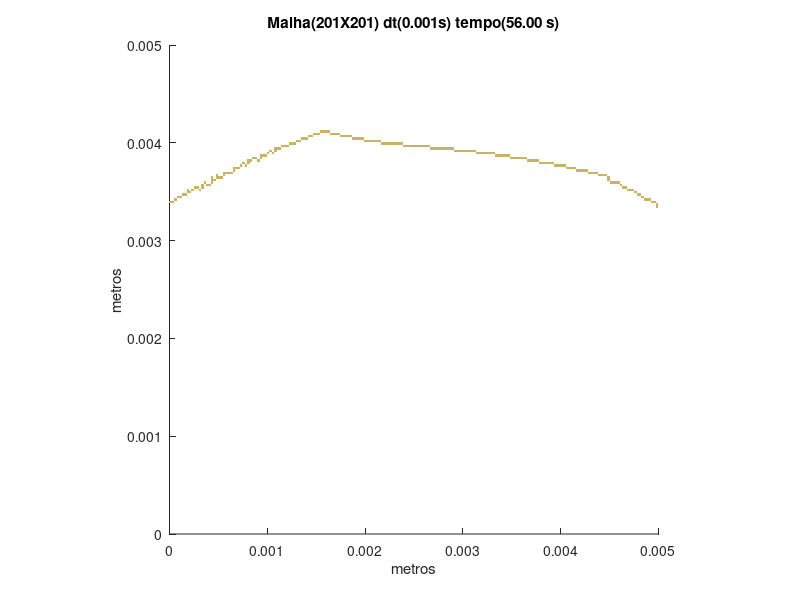

Here is the MATLAB script that generated this plot:
set (gca,'PlotBoxAspectRatio',[1 1 1],'Xlim',[0,0.005],'Ylim',[0,0.005])
hold on
title('Malha(201X201) dt(0.001s) tempo(56.00 s)')
hold on
ylabel('metros')
hold on
xlabel('metros')
hold on

fill([0.00497512437810945 0.00497512437810945 0.005 0.005],[0.00333333333333333 0.00335820895522388 0.00335820895522388 0.00333333333333333],[0.8,0.7,0.4],'LineStyle','none')

fill([0.00497512437810945 0.00497512437810945 0.005 0.005],[0.00335820895522388 0.00338308457711443 0.00338308457711443 0.00335820895522388],[0.8,0.7,0.4],'LineStyle','none')

fill([0 0 2.48756218905473E-05 2.48756218905473E-05],[0.00338308457711443 0.00340796019900498 0.00340796019900498 0.00338308457711443],[0.8,0.7,0.4],'LineStyle','none')

fill([2.48756218905473E-05 2.48756218905473E-05 4.97512437810945E-05 4.97512437810945E-05],[0.00338308457711443 0.00340796019900498 0.00340796019900498 0.00338308457711443],[0.8,0.7,0.4],'LineStyle','none')

fill([0.00492537313432836 0.00492537313432836 0.00495024875621891 0.00495024875621891],[0.00338308457711443 0.00340796019900498 0.00340796019900498 0.00338308457711443],[0.8,0.7,0.4],'LineStyle','none')

fill([0.00495024875621891 0.00495024875621891 0.00497512437810945 0.00497512437810945],[0.00338308457711443 0.00340796019900498 0.00340796019900498 0.00338308457711443],[0.8,0.7,0.4],'LineStyle','none')

fill([4.97512437810945E-05 4.97512437810945E-05 7.46268656716418E-05 7.46268656716418E-05],[0.00340796019900498 0.00343283582089552 0.00343283582089552 0.00340796019900498],[0.8,0.7,0.4],'LineStyle','none')

fill([0.00485074626865672 0.00485074626865672 0.00487562189054726 0.00487562189054726],[0.00340796019900498 0.00343283582089552 0.00343283582089552 0.00340796019900498],[0.8,0.7,0.4],'LineStyle','none')

fill([0.00487562189054726 0.00487562189054726 0.00490049751243781 0.00490049751243781],[0.00340796019900498 0.00343283582089552 0.00343283582089552 0.00340796019900498],[0.8,0.7,0.4],'LineStyle','none')

fill([0.00490049751243781 0.00490049751243781 0.00492537313432836 0.00492537313432836],[0.00340796019900498 0.00343283582089552 0.00343283582089552 0.00340796019900498],[0.8,0.7,0.4],'LineStyle','none')

fill([7.46268656716418E-05 7.46268656716418E-05 9.95024875621891E-05 9.95024875621891E-05],[0.00343283582089552 0.00345771144278607 0.00345771144278607 0.00343283582089552],[0.8,0.7,0.4],'LineStyle','none')

fill([9.95024875621891E-05 9.95024875621891E-05 0.000124378109452736 0.000124378109452736],[0.00343283582089552 0.00345771144278607 0.00345771144278607 0.00343283582089552],[0.8,0.7,0.4],'LineStyle','none')

fill([0.00482587064676617 0.00482587064676617 0.00485074626865672 0.00485074626865672],[0.00343283582089552 0.00345771144278607 0.00345771144278607 0.00343283582089552],[0.8,0.7,0.4],'LineStyle','none')

fill([0.000124378109452736 0.000124378109452736 0.000149253731343284 0.000149253731343284],[0.00345771144278607 0.00348258706467662 0.00348258706467662 0.00345771144278607],[0.8,0.7,0.4],'LineStyle','none')

fill([0.000149253731343284 0.000149253731343284 0.000174129353233831 0.000174129353233831],[0.00345771144278607 0.00348258706467662 0.00348258706467662 0.00345771144278607],[0.8,0.7,0.4],'LineStyle','none')

fill([0.00477611940298507 0.00477611940298507 0.00480099502487562 0.00480099502487562],[0.00345771144278607 0.00348258706467662 0.00348258706467662 0.00345771144278607],[0.8,0.7,0.4],'LineStyle','none')

fill([0.00480099502487562 0.00480099502487562 0.00482587064676617 0.00482587064676617],[0.00345771144278607 0.00348258706467662 0.00348258706467662 0.00345771144278607],[0.8,0.7,0.4],'LineStyle','none')

fill([0.000174129353233831 0.000174129353233831 0.000199004975124378 0.000199004975124378],[0.00348258706467662 0.00350746268656716 0.00350746268656716 0.00348258706467662],[0.8,0.7,0.4],'LineStyle','none')

fill([0.000199004975124378 0.000199004975124378 0.000223880597014925 0.000223880597014925],[0.00348258706467662 0.00350746268656716 0.00350746268656716 0.00348258706467662],[0.8,0.7,0.4],'LineStyle','none')

fill([0.00475124378109453 0.00475124378109453 0.00477611940298507 0.00477611940298507],[0.00348258706467662 0.00350746268656716 0.00350746268656716 0.00348258706467662],[0.8,0.7,0.4],'LineStyle','none')

fill([0.000174129353233831 0.000174129353233831 0.000199004975124378 0.000199004975124378],[0.00350746268656716 0.00353233830845771 0.00353233830845771 0.00350746268656716],[0.8,0.7,0.4],'LineStyle','none')

fill([0.000223880597014925 0.000223880597014925 0.000248756218905473 0.000248756218905473],[0.00350746268656716 0.00353233830845771 0.00353233830845771 0.00350746268656716],[0.8,0.7,0.4],'LineStyle','none')

fill([0.000298507462686567 0.000298507462686567 0.000323383084577114 0.000323383084577114],[0.00350746268656716 0.00353233830845771 0.00353233830845771 0.00350746268656716],[0.8,0.7,0.4],'LineStyle','none')

fill([0.00467661691542289 0.00467661691542289 0.00470149253731343 0.00470149253731343],[0.00350746268656716 0.00353233830845771 0.00353233830845771 0.00350746268656716],[0.8,0.7,0.4],'LineStyle','none')

fill([0.00470149253731343 0.00470149253731343 0.00472636815920398 0.00472636815920398],[0.00350746268656716 0.00353233830845771 0.00353233830845771 0.00350746268656716],[0.8,0.7,0.4],'LineStyle','none')

fill([0.00472636815920398 0.00472636815920398 0.00475124378109453 0.00475124378109453],[0.00350746268656716 0.00353233830845771 0.00353233830845771 0.00350746268656716],[0.8,0.7,0.4],'LineStyle','none')

fill([0.000248756218905473 0.000248756218905473 0.00027363184079602 0.00027363184079602],[0.00353233830845771 0.00355721393034826 0.00355721393034826 0.00353233830845771],[0.8,0.7,0.4],'LineStyle','none')

fill([0.00027363184079602 0.00027363184079602 0.000298507462686567 0.000298507462686567],[0.00353233830845771 0.00355721393034826 0.00355721393034826 0.00353233830845771],[0.8,0.7,0.4],'LineStyle','none')

fill([0.000323383084577114 0.000323383084577114 0.000348258706467662 0.000348258706467662],[0.00353233830845771 0.00355721393034826 0.00355721393034826 0.00353233830845771],[0.8,0.7,0.4],'LineStyle','none')

fill([0.00462686567164179 0.00462686567164179 0.00465174129353234 0.00465174129353234],[0.00353233830845771 0.00355721393034826 0.00355721393034826 0.00353233830845771],[0.8,0.7,0.4],'LineStyle','none')

fill([0.00465174129353234 0.00465174129353234 0.00467661691542289 0.00467661691542289],[0.00353233830845771 0.00355721393034826 0.00355721393034826 0.00353233830845771],[0.8,0.7,0.4],'LineStyle','none')

fill([0.000323383084577114 0.000323383084577114 0.000348258706467662 0.000348258706467662],[0.00355721393034826 0.00358208955223881 0.00358208955223881 0.00355721393034826],[0.8,0.7,0.4],'LineStyle','none')

fill([0.000373134328358209 0.000373134328358209 0.000398009950248756 0.000398009950248756],[0.00355721393034826 0.00358208955223881 0.00358208955223881 0.00355721393034826],[0.8,0.7,0.4],'LineStyle','none')

fill([0.000398009950248756 0.000398009950248756 0.000422885572139303 0.000422885572139303],[0.00355721393034826 0.00358208955223881 0.00358208955223881 0.00355721393034826],[0.8,0.7,0.4],'LineStyle','none')

fill([0.00460199004975124 0.00460199004975124 0.00462686567164179 0.00462686567164179],[0.00355721393034826 0.00358208955223881 0.00358208955223881 0.00355721393034826],[0.8,0.7,0.4],'LineStyle','none')

fill([0.000348258706467662 0.000348258706467662 0.000373134328358209 0.000373134328358209],[0.00358208955223881 0.00360696517412935 0.00360696517412935 0.00358208955223881],[0.8,0.7,0.4],'LineStyle','none')

fill([0.000422885572139303 0.000422885572139303 0.000447761194029851 0.000447761194029851],[0.00358208955223881 0.00360696517412935 0.00360696517412935 0.00358208955223881],[0.8,0.7,0.4],'LineStyle','none')

fill([0.00450248756218905 0.00450248756218905 0.0045273631840796 0.0045273631840796],[0.00358208955223881 0.00360696517412935 0.00360696517412935 0.00358208955223881],[0.8,0.7,0.4],'LineStyle','none')

fill([0.0045273631840796 0.0045273631840796 0.00455223880597015 0.00455223880597015],[0.00358208955223881 0.00360696517412935 0.00360696517412935 0.00358208955223881],[0.8,0.7,0.4],'LineStyle','none')

fill([0.00455223880597015 0.00455223880597015 0.0045771144278607 0.0045771144278607],[0.00358208955223881 0.00360696517412935 0.00360696517412935 0.00358208955223881],[0.8,0.7,0.4],'LineStyle','none')

fill([0.0045771144278607 0.0045771144278607 0.00460199004975124 0.00460199004975124],[0.00358208955223881 0.00360696517412935 0.00360696517412935 0.00358208955223881],[0.8,0.7,0.4],'LineStyle','none')

fill([0.000422885572139303 0.000422885572139303 0.000447761194029851 0.000447761194029851],[0.00360696517412935 0.0036318407960199 0.0036318407960199 0.00360696517412935],[0.8,0.7,0.4],'LineStyle','none')

fill([0.000447761194029851 0.000447761194029851 0.000472636815920398 0.000472636815920398],[0.00360696517412935 0.0036318407960199 0.0036318407960199 0.00360696517412935],[0.8,0.7,0.4],'LineStyle','none')

fill([0.00447761194029851 0.00447761194029851 0.00450248756218905 0.00450248756218905],[0.00360696517412935 0.0036318407960199 0.0036318407960199 0.00360696517412935],[0.8,0.7,0.4],'LineStyle','none')

fill([0.000422885572139303 0.000422885572139303 0.000447761194029851 0.000447761194029851],[0.0036318407960199 0.00365671641791045 0.00365671641791045 0.0036318407960199],[0.8,0.7,0.4],'LineStyle','none')

fill([0.000472636815920398 0.000472636815920398 0.000497512437810945 0.000497512437810945],[0.0036318407960199 0.00365671641791045 0.00365671641791045 0.0036318407960199],[0.8,0.7,0.4],'LineStyle','none')

fill([0.000497512437810945 0.000497512437810945 0.000522388059701492 0.000522388059701492],[0.0036318407960199 0.00365671641791045 0.00365671641791045 0.0036318407960199],[0.8,0.7,0.4],'LineStyle','none')

fill([0.000522388059701492 0.000522388059701492 0.00054726368159204 0.00054726368159204],[0.0036318407960199 0.00365671641791045 0.00365671641791045 0.0036318407960199],[0.8,0.7,0.4],'LineStyle','none')

fill([0.00447761194029851 0.00447761194029851 0.00450248756218905 0.00450248756218905],[0.0036318407960199 0.00365671641791045 0.00365671641791045 0.0036318407960199],[0.8,0.7,0.4],'LineStyle','none')

fill([0.000472636815920398 0.000472636815920398 0.000497512437810945 0.000497512437810945],[0.00365671641791045 0.003681592039801 0.003681592039801 0.00365671641791045],[0.8,0.7,0.4],'LineStyle','none')

fill([0.00054726368159204 0.00054726368159204 0.000572139303482587 0.000572139303482587],[0.00365671641791045 0.003681592039801 0.003681592039801 0.00365671641791045],[0.8,0.7,0.4],'LineStyle','none')

fill([0.00437810945273632 0.00437810945273632 0.00440298507462687 0.00440298507462687],[0.00365671641791045 0.003681592039801 0.003681592039801 0.00365671641791045],[0.8,0.7,0.4],'LineStyle','none')

fill([0.00440298507462687 0.00440298507462687 0.00442786069651741 0.00442786069651741],[0.00365671641791045 0.003681592039801 0.003681592039801 0.00365671641791045],[0.8,0.7,0.4],'LineStyle','none')

fill([0.00442786069651741 0.00442786069651741 0.00445273631840796 0.00445273631840796],[0.00365671641791045 0.003681592039801 0.003681592039801 0.00365671641791045],[0.8,0.7,0.4],'LineStyle','none')

fill([0.00445273631840796 0.00445273631840796 0.00447761194029851 0.00447761194029851],[0.00365671641791045 0.003681592039801 0.003681592039801 0.00365671641791045],[0.8,0.7,0.4],'LineStyle','none')

fill([0.00054726368159204 0.00054726368159204 0.000572139303482587 0.000572139303482587],[0.003681592039801 0.00370646766169154 0.00370646766169154 0.003681592039801],[0.8,0.7,0.4],'LineStyle','none')

fill([0.000572139303482587 0.000572139303482587 0.000597014925373134 0.000597014925373134],[0.003681592039801 0.00370646766169154 0.00370646766169154 0.003681592039801],[0.8,0.7,0.4],'LineStyle','none')

fill([0.000597014925373134 0.000597014925373134 0.000621890547263682 0.000621890547263682],[0.003681592039801 0.00370646766169154 0.00370646766169154 0.003681592039801],[0.8,0.7,0.4],'LineStyle','none')

fill([0.000621890547263682 0.000621890547263682 0.000646766169154229 0.000646766169154229],[0.003681592039801 0.00370646766169154 0.00370646766169154 0.003681592039801],[0.8,0.7,0.4],'LineStyle','none')

fill([0.00427860696517413 0.00427860696517413 0.00430348258706468 0.00430348258706468],[0.003681592039801 0.00370646766169154 0.00370646766169154 0.003681592039801],[0.8,0.7,0.4],'LineStyle','none')

fill([0.00430348258706468 0.00430348258706468 0.00432835820895522 0.00432835820895522],[0.003681592039801 0.00370646766169154 0.00370646766169154 0.003681592039801],[0.8,0.7,0.4],'LineStyle','none')

fill([0.00432835820895522 0.00432835820895522 0.00435323383084577 0.00435323383084577],[0.003681592039801 0.00370646766169154 0.00370646766169154 0.003681592039801],[0.8,0.7,0.4],'LineStyle','none')

fill([0.00435323383084577 0.00435323383084577 0.00437810945273632 0.00437810945273632],[0.003681592039801 0.00370646766169154 0.00370646766169154 0.003681592039801],[0.8,0.7,0.4],'LineStyle','none')

fill([0.000646766169154229 0.000646766169154229 0.000671641791044776 0.000671641791044776],[0.00370646766169154 0.00373134328358209 0.00373134328358209 0.00370646766169154],[0.8,0.7,0.4],'LineStyle','none')

fill([0.00415422885572139 0.00415422885572139 0.00417910447761194 0.00417910447761194],[0.00370646766169154 0.00373134328358209 0.00373134328358209 0.00370646766169154],[0.8,0.7,0.4],'LineStyle','none')

fill([0.00417910447761194 0.00417910447761194 0.00420398009950249 0.00420398009950249],[0.00370646766169154 0.00373134328358209 0.00373134328358209 0.00370646766169154],[0.8,0.7,0.4],'LineStyle','none')

fill([0.00420398009950249 0.00420398009950249 0.00422885572139303 0.00422885572139303],[0.00370646766169154 0.00373134328358209 0.00373134328358209 0.00370646766169154],[0.8,0.7,0.4],'LineStyle','none')

fill([0.00422885572139303 0.00422885572139303 0.00425373134328358 0.00425373134328358],[0.00370646766169154 0.00373134328358209 0.00373134328358209 0.00370646766169154],[0.8,0.7,0.4],'LineStyle','none')

fill([0.00425373134328358 0.00425373134328358 0.00427860696517413 0.00427860696517413],[0.00370646766169154 0.00373134328358209 0.00373134328358209 0.00370646766169154],[0.8,0.7,0.4],'LineStyle','none')

fill([0.000646766169154229 0.000646766169154229 0.000671641791044776 0.000671641791044776],[0.00373134328358209 0.00375621890547264 0.00375621890547264 0.00373134328358209],[0.8,0.7,0.4],'LineStyle','none')

fill([0.000671641791044776 0.000671641791044776 0.000696517412935323 0.000696517412935323],[0.00373134328358209 0.00375621890547264 0.00375621890547264 0.00373134328358209],[0.8,0.7,0.4],'LineStyle','none')

fill([0.000696517412935323 0.000696517412935323 0.000721393034825871 0.000721393034825871],[0.00373134328358209 0.00375621890547264 0.00375621890547264 0.00373134328358209],[0.8,0.7,0.4],'LineStyle','none')

fill([0.0040547263681592 0.0040547263681592 0.00407960199004975 0.00407960199004975],[0.00373134328358209 0.00375621890547264 0.00375621890547264 0.00373134328358209],[0.8,0.7,0.4],'LineStyle','none')

fill([0.00407960199004975 0.00407960199004975 0.0041044776119403 0.0041044776119403],[0.00373134328358209 0.00375621890547264 0.00375621890547264 0.00373134328358209],[0.8,0.7,0.4],'LineStyle','none')

fill([0.0041044776119403 0.0041044776119403 0.00412935323383085 0.00412935323383085],[0.00373134328358209 0.00375621890547264 0.00375621890547264 0.00373134328358209],[0.8,0.7,0.4],'LineStyle','none')

fill([0.00412935323383085 0.00412935323383085 0.00415422885572139 0.00415422885572139],[0.00373134328358209 0.00375621890547264 0.00375621890547264 0.00373134328358209],[0.8,0.7,0.4],'LineStyle','none')

fill([0.000721393034825871 0.000721393034825871 0.000746268656716418 0.000746268656716418],[0.00375621890547264 0.00378109452736318 0.00378109452736318 0.00375621890547264],[0.8,0.7,0.4],'LineStyle','none')

fill([0.000771144278606965 0.000771144278606965 0.000796019900497512 0.000796019900497512],[0.00375621890547264 0.00378109452736318 0.00378109452736318 0.00375621890547264],[0.8,0.7,0.4],'LineStyle','none')

fill([0.00393034825870647 0.00393034825870647 0.00395522388059701 0.00395522388059701],[0.00375621890547264 0.00378109452736318 0.00378109452736318 0.00375621890547264],[0.8,0.7,0.4],'LineStyle','none')

fill([0.00395522388059701 0.00395522388059701 0.00398009950248756 0.00398009950248756],[0.00375621890547264 0.00378109452736318 0.00378109452736318 0.00375621890547264],[0.8,0.7,0.4],'LineStyle','none')

fill([0.00398009950248756 0.00398009950248756 0.00400497512437811 0.00400497512437811],[0.00375621890547264 0.00378109452736318 0.00378109452736318 0.00375621890547264],[0.8,0.7,0.4],'LineStyle','none')

fill([0.00400497512437811 0.00400497512437811 0.00402985074626866 0.00402985074626866],[0.00375621890547264 0.00378109452736318 0.00378109452736318 0.00375621890547264],[0.8,0.7,0.4],'LineStyle','none')

fill([0.00402985074626866 0.00402985074626866 0.0040547263681592 0.0040547263681592],[0.00375621890547264 0.00378109452736318 0.00378109452736318 0.00375621890547264],[0.8,0.7,0.4],'LineStyle','none')

fill([0.000746268656716418 0.000746268656716418 0.000771144278606965 0.000771144278606965],[0.00378109452736318 0.00380597014925373 0.00380597014925373 0.00378109452736318],[0.8,0.7,0.4],'LineStyle','none')

fill([0.000796019900497512 0.000796019900497512 0.00082089552238806 0.00082089552238806],[0.00378109452736318 0.00380597014925373 0.00380597014925373 0.00378109452736318],[0.8,0.7,0.4],'LineStyle','none')

fill([0.00378109452736318 0.00378109452736318 0.00380597014925373 0.00380597014925373],[0.00378109452736318 0.00380597014925373 0.00380597014925373 0.00378109452736318],[0.8,0.7,0.4],'LineStyle','none')

fill([0.00380597014925373 0.00380597014925373 0.00383084577114428 0.00383084577114428],[0.00378109452736318 0.00380597014925373 0.00380597014925373 0.00378109452736318],[0.8,0.7,0.4],'LineStyle','none')

fill([0.00383084577114428 0.00383084577114428 0.00385572139303483 0.00385572139303483],[0.00378109452736318 0.00380597014925373 0.00380597014925373 0.00378109452736318],[0.8,0.7,0.4],'LineStyle','none')

fill([0.00385572139303483 0.00385572139303483 0.00388059701492537 0.00388059701492537],[0.00378109452736318 0.00380597014925373 0.00380597014925373 0.00378109452736318],[0.8,0.7,0.4],'LineStyle','none')

fill([0.00388059701492537 0.00388059701492537 0.00390547263681592 0.00390547263681592],[0.00378109452736318 0.00380597014925373 0.00380597014925373 0.00378109452736318],[0.8,0.7,0.4],'LineStyle','none')

fill([0.00390547263681592 0.00390547263681592 0.00393034825870647 0.00393034825870647],[0.00378109452736318 0.00380597014925373 0.00380597014925373 0.00378109452736318],[0.8,0.7,0.4],'LineStyle','none')

fill([0.000796019900497512 0.000796019900497512 0.00082089552238806 0.00082089552238806],[0.00380597014925373 0.00383084577114428 0.00383084577114428 0.00380597014925373],[0.8,0.7,0.4],'LineStyle','none')

fill([0.00082089552238806 0.00082089552238806 0.000845771144278607 0.000845771144278607],[0.00380597014925373 0.00383084577114428 0.00383084577114428 0.00380597014925373],[0.8,0.7,0.4],'LineStyle','none')

fill([0.000895522388059702 0.000895522388059702 0.000920398009950249 0.000920398009950249],[0.00380597014925373 0.00383084577114428 0.00383084577114428 0.00380597014925373],[0.8,0.7,0.4],'LineStyle','none')

fill([0.00365671641791045 0.00365671641791045 0.003681592039801 0.003681592039801],[0.00380597014925373 0.00383084577114428 0.00383084577114428 0.00380597014925373],[0.8,0.7,0.4],'LineStyle','none')

fill([0.003681592039801 0.003681592039801 0.00370646766169154 0.00370646766169154],[0.00380597014925373 0.00383084577114428 0.00383084577114428 0.00380597014925373],[0.8,0.7,0.4],'LineStyle','none')

fill([0.00370646766169154 0.00370646766169154 0.00373134328358209 0.00373134328358209],[0.00380597014925373 0.00383084577114428 0.00383084577114428 0.00380597014925373],[0.8,0.7,0.4],'LineStyle','none')

fill([0.00373134328358209 0.00373134328358209 0.00375621890547264 0.00375621890547264],[0.00380597014925373 0.00383084577114428 0.00383084577114428 0.00380597014925373],[0.8,0.7,0.4],'LineStyle','none')

fill([0.00375621890547264 0.00375621890547264 0.00378109452736318 0.00378109452736318],[0.00380597014925373 0.00383084577114428 0.00383084577114428 0.00380597014925373],[0.8,0.7,0.4],'LineStyle','none')

fill([0.000845771144278607 0.000845771144278607 0.000870646766169154 0.000870646766169154],[0.00383084577114428 0.00385572139303483 0.00385572139303483 0.00383084577114428],[0.8,0.7,0.4],'LineStyle','none')

fill([0.000870646766169154 0.000870646766169154 0.000895522388059702 0.000895522388059702],[0.00383084577114428 0.00385572139303483 0.00385572139303483 0.00383084577114428],[0.8,0.7,0.4],'LineStyle','none')

fill([0.000920398009950249 0.000920398009950249 0.000945273631840796 0.000945273631840796],[0.00383084577114428 0.00385572139303483 0.00385572139303483 0.00383084577114428],[0.8,0.7,0.4],'LineStyle','none')

fill([0.00348258706467662 0.00348258706467662 0.00350746268656716 0.00350746268656716],[0.00383084577114428 0.00385572139303483 0.00385572139303483 0.00383084577114428],[0.8,0.7,0.4],'LineStyle','none')

fill([0.00350746268656716 0.00350746268656716 0.00353233830845771 0.00353233830845771],[0.00383084577114428 0.00385572139303483 0.00385572139303483 0.00383084577114428],[0.8,0.7,0.4],'LineStyle','none')

fill([0.00353233830845771 0.00353233830845771 0.00355721393034826 0.00355721393034826],[0.00383084577114428 0.00385572139303483 0.00385572139303483 0.00383084577114428],[0.8,0.7,0.4],'LineStyle','none')

fill([0.00355721393034826 0.00355721393034826 0.00358208955223881 0.00358208955223881],[0.00383084577114428 0.00385572139303483 0.00385572139303483 0.00383084577114428],[0.8,0.7,0.4],'LineStyle','none')

fill([0.00358208955223881 0.00358208955223881 0.00360696517412935 0.00360696517412935],[0.00383084577114428 0.00385572139303483 0.00385572139303483 0.00383084577114428],[0.8,0.7,0.4],'LineStyle','none')

fill([0.00360696517412935 0.00360696517412935 0.0036318407960199 0.0036318407960199],[0.00383084577114428 0.00385572139303483 0.00385572139303483 0.00383084577114428],[0.8,0.7,0.4],'LineStyle','none')

fill([0.0036318407960199 0.0036318407960199 0.00365671641791045 0.00365671641791045],[0.00383084577114428 0.00385572139303483 0.00385572139303483 0.00383084577114428],[0.8,0.7,0.4],'LineStyle','none')

fill([0.000920398009950249 0.000920398009950249 0.000945273631840796 0.000945273631840796],[0.00385572139303483 0.00388059701492537 0.00388059701492537 0.00385572139303483],[0.8,0.7,0.4],'LineStyle','none')

fill([0.000945273631840796 0.000945273631840796 0.000970149253731343 0.000970149253731343],[0.00385572139303483 0.00388059701492537 0.00388059701492537 0.00385572139303483],[0.8,0.7,0.4],'LineStyle','none')

fill([0.000970149253731343 0.000970149253731343 0.00099502487562189 0.00099502487562189],[0.00385572139303483 0.00388059701492537 0.00388059701492537 0.00385572139303483],[0.8,0.7,0.4],'LineStyle','none')

fill([0.00333333333333333 0.00333333333333333 0.00335820895522388 0.00335820895522388],[0.00385572139303483 0.00388059701492537 0.00388059701492537 0.00385572139303483],[0.8,0.7,0.4],'LineStyle','none')

fill([0.00335820895522388 0.00335820895522388 0.00338308457711443 0.00338308457711443],[0.00385572139303483 0.00388059701492537 0.00388059701492537 0.00385572139303483],[0.8,0.7,0.4],'LineStyle','none')

fill([0.00338308457711443 0.00338308457711443 0.00340796019900498 0.00340796019900498],[0.00385572139303483 0.00388059701492537 0.00388059701492537 0.00385572139303483],[0.8,0.7,0.4],'LineStyle','none')

fill([0.00340796019900498 0.00340796019900498 0.00343283582089552 0.00343283582089552],[0.00385572139303483 0.00388059701492537 0.00388059701492537 0.00385572139303483],[0.8,0.7,0.4],'LineStyle','none')

fill([0.00343283582089552 0.00343283582089552 0.00345771144278607 0.00345771144278607],[0.00385572139303483 0.00388059701492537 0.00388059701492537 0.00385572139303483],[0.8,0.7,0.4],'LineStyle','none')

fill([0.00345771144278607 0.00345771144278607 0.00348258706467662 0.00348258706467662],[0.00385572139303483 0.00388059701492537 0.00388059701492537 0.00385572139303483],[0.8,0.7,0.4],'LineStyle','none')

fill([0.00099502487562189 0.00099502487562189 0.00101990049751244 0.00101990049751244],[0.00388059701492537 0.00390547263681592 0.00390547263681592 0.00388059701492537],[0.8,0.7,0.4],'LineStyle','none')

fill([0.00104477611940298 0.00104477611940298 0.00106965174129353 0.00106965174129353],[0.00388059701492537 0.00390547263681592 0.00390547263681592 0.00388059701492537],[0.8,0.7,0.4],'LineStyle','none')

fill([0.00313432835820896 0.00313432835820896 0.0031592039800995 0.0031592039800995],[0.00388059701492537 0.00390547263681592 0.00390547263681592 0.00388059701492537],[0.8,0.7,0.4],'LineStyle','none')

fill([0.0031592039800995 0.0031592039800995 0.00318407960199005 0.00318407960199005],[0.00388059701492537 0.00390547263681592 0.00390547263681592 0.00388059701492537],[0.8,0.7,0.4],'LineStyle','none')

fill([0.00318407960199005 0.00318407960199005 0.0032089552238806 0.0032089552238806],[0.00388059701492537 0.00390547263681592 0.00390547263681592 0.00388059701492537],[0.8,0.7,0.4],'LineStyle','none')

fill([0.0032089552238806 0.0032089552238806 0.00323383084577114 0.00323383084577114],[0.00388059701492537 0.00390547263681592 0.00390547263681592 0.00388059701492537],[0.8,0.7,0.4],'LineStyle','none')

fill([0.00323383084577114 0.00323383084577114 0.00325870646766169 0.00325870646766169],[0.00388059701492537 0.00390547263681592 0.00390547263681592 0.00388059701492537],[0.8,0.7,0.4],'LineStyle','none')

fill([0.00325870646766169 0.00325870646766169 0.00328358208955224 0.00328358208955224],[0.00388059701492537 0.00390547263681592 0.00390547263681592 0.00388059701492537],[0.8,0.7,0.4],'LineStyle','none')

fill([0.00328358208955224 0.00328358208955224 0.00330845771144279 0.00330845771144279],[0.00388059701492537 0.00390547263681592 0.00390547263681592 0.00388059701492537],[0.8,0.7,0.4],'LineStyle','none')

fill([0.00330845771144279 0.00330845771144279 0.00333333333333333 0.00333333333333333],[0.00388059701492537 0.00390547263681592 0.00390547263681592 0.00388059701492537],[0.8,0.7,0.4],'LineStyle','none')

fill([0.00101990049751244 0.00101990049751244 0.00104477611940298 0.00104477611940298],[0.00390547263681592 0.00393034825870647 0.00393034825870647 0.00390547263681592],[0.8,0.7,0.4],'LineStyle','none')

fill([0.00106965174129353 0.00106965174129353 0.00109452736318408 0.00109452736318408],[0.00390547263681592 0.00393034825870647 0.00393034825870647 0.00390547263681592],[0.8,0.7,0.4],'LineStyle','none')

fill([0.00291044776119403 0.00291044776119403 0.00293532338308458 0.00293532338308458],[0.00390547263681592 0.00393034825870647 0.00393034825870647 0.00390547263681592],[0.8,0.7,0.4],'LineStyle','none')

fill([0.00293532338308458 0.00293532338308458 0.00296019900497512 0.00296019900497512],[0.00390547263681592 0.00393034825870647 0.00393034825870647 0.00390547263681592],[0.8,0.7,0.4],'LineStyle','none')

fill([0.00296019900497512 0.00296019900497512 0.00298507462686567 0.00298507462686567],[0.00390547263681592 0.00393034825870647 0.00393034825870647 0.00390547263681592],[0.8,0.7,0.4],'LineStyle','none')

fill([0.00298507462686567 0.00298507462686567 0.00300995024875622 0.00300995024875622],[0.00390547263681592 0.00393034825870647 0.00393034825870647 0.00390547263681592],[0.8,0.7,0.4],'LineStyle','none')

fill([0.00300995024875622 0.00300995024875622 0.00303482587064677 0.00303482587064677],[0.00390547263681592 0.00393034825870647 0.00393034825870647 0.00390547263681592],[0.8,0.7,0.4],'LineStyle','none')

fill([0.00303482587064677 0.00303482587064677 0.00305970149253731 0.00305970149253731],[0.00390547263681592 0.00393034825870647 0.00393034825870647 0.00390547263681592],[0.8,0.7,0.4],'LineStyle','none')

fill([0.00305970149253731 0.00305970149253731 0.00308457711442786 0.00308457711442786],[0.00390547263681592 0.00393034825870647 0.00393034825870647 0.00390547263681592],[0.8,0.7,0.4],'LineStyle','none')

fill([0.00308457711442786 0.00308457711442786 0.00310945273631841 0.00310945273631841],[0.00390547263681592 0.00393034825870647 0.00393034825870647 0.00390547263681592],[0.8,0.7,0.4],'LineStyle','none')

fill([0.00310945273631841 0.00310945273631841 0.00313432835820896 0.00313432835820896],[0.00390547263681592 0.00393034825870647 0.00393034825870647 0.00390547263681592],[0.8,0.7,0.4],'LineStyle','none')

fill([0.00106965174129353 0.00106965174129353 0.00109452736318408 0.00109452736318408],[0.00393034825870647 0.00395522388059701 0.00395522388059701 0.00393034825870647],[0.8,0.7,0.4],'LineStyle','none')

fill([0.00109452736318408 0.00109452736318408 0.00111940298507463 0.00111940298507463],[0.00393034825870647 0.00395522388059701 0.00395522388059701 0.00393034825870647],[0.8,0.7,0.4],'LineStyle','none')

fill([0.00111940298507463 0.00111940298507463 0.00114427860696517 0.00114427860696517],[0.00393034825870647 0.00395522388059701 0.00395522388059701 0.00393034825870647],[0.8,0.7,0.4],'LineStyle','none')

fill([0.00266169154228856 0.00266169154228856 0.0026865671641791 0.0026865671641791],[0.00393034825870647 0.00395522388059701 0.00395522388059701 0.00393034825870647],[0.8,0.7,0.4],'LineStyle','none')

fill([0.0026865671641791 0.0026865671641791 0.00271144278606965 0.00271144278606965],[0.00393034825870647 0.00395522388059701 0.00395522388059701 0.00393034825870647],[0.8,0.7,0.4],'LineStyle','none')

fill([0.00271144278606965 0.00271144278606965 0.0027363184079602 0.0027363184079602],[0.00393034825870647 0.00395522388059701 0.00395522388059701 0.00393034825870647],[0.8,0.7,0.4],'LineStyle','none')

fill([0.0027363184079602 0.0027363184079602 0.00276119402985075 0.00276119402985075],[0.00393034825870647 0.00395522388059701 0.00395522388059701 0.00393034825870647],[0.8,0.7,0.4],'LineStyle','none')

fill([0.00276119402985075 0.00276119402985075 0.00278606965174129 0.00278606965174129],[0.00393034825870647 0.00395522388059701 0.00395522388059701 0.00393034825870647],[0.8,0.7,0.4],'LineStyle','none')

fill([0.00278606965174129 0.00278606965174129 0.00281094527363184 0.00281094527363184],[0.00393034825870647 0.00395522388059701 0.00395522388059701 0.00393034825870647],[0.8,0.7,0.4],'LineStyle','none')

fill([0.00281094527363184 0.00281094527363184 0.00283582089552239 0.00283582089552239],[0.00393034825870647 0.00395522388059701 0.00395522388059701 0.00393034825870647],[0.8,0.7,0.4],'LineStyle','none')

fill([0.00283582089552239 0.00283582089552239 0.00286069651741294 0.00286069651741294],[0.00393034825870647 0.00395522388059701 0.00395522388059701 0.00393034825870647],[0.8,0.7,0.4],'LineStyle','none')

fill([0.00286069651741294 0.00286069651741294 0.00288557213930348 0.00288557213930348],[0.00393034825870647 0.00395522388059701 0.00395522388059701 0.00393034825870647],[0.8,0.7,0.4],'LineStyle','none')

fill([0.00288557213930348 0.00288557213930348 0.00291044776119403 0.00291044776119403],[0.00393034825870647 0.00395522388059701 0.00395522388059701 0.00393034825870647],[0.8,0.7,0.4],'LineStyle','none')

fill([0.00114427860696517 0.00114427860696517 0.00116915422885572 0.00116915422885572],[0.00395522388059701 0.00398009950248756 0.00398009950248756 0.00395522388059701],[0.8,0.7,0.4],'LineStyle','none')

fill([0.00116915422885572 0.00116915422885572 0.00119402985074627 0.00119402985074627],[0.00395522388059701 0.00398009950248756 0.00398009950248756 0.00395522388059701],[0.8,0.7,0.4],'LineStyle','none')

fill([0.00119402985074627 0.00119402985074627 0.00121890547263682 0.00121890547263682],[0.00395522388059701 0.00398009950248756 0.00398009950248756 0.00395522388059701],[0.8,0.7,0.4],'LineStyle','none')

fill([0.00238805970149254 0.00238805970149254 0.00241293532338308 0.00241293532338308],[0.00395522388059701 0.00398009950248756 0.00398009950248756 0.00395522388059701],[0.8,0.7,0.4],'LineStyle','none')

fill([0.00241293532338308 0.00241293532338308 0.00243781094527363 0.00243781094527363],[0.00395522388059701 0.00398009950248756 0.00398009950248756 0.00395522388059701],[0.8,0.7,0.4],'LineStyle','none')

fill([0.00243781094527363 0.00243781094527363 0.00246268656716418 0.00246268656716418],[0.00395522388059701 0.00398009950248756 0.00398009950248756 0.00395522388059701],[0.8,0.7,0.4],'LineStyle','none')

fill([0.00246268656716418 0.00246268656716418 0.00248756218905473 0.00248756218905473],[0.00395522388059701 0.00398009950248756 0.00398009950248756 0.00395522388059701],[0.8,0.7,0.4],'LineStyle','none')

fill([0.00248756218905473 0.00248756218905473 0.00251243781094527 0.00251243781094527],[0.00395522388059701 0.00398009950248756 0.00398009950248756 0.00395522388059701],[0.8,0.7,0.4],'LineStyle','none')

fill([0.00251243781094527 0.00251243781094527 0.00253731343283582 0.00253731343283582],[0.00395522388059701 0.00398009950248756 0.00398009950248756 0.00395522388059701],[0.8,0.7,0.4],'LineStyle','none')

fill([0.00253731343283582 0.00253731343283582 0.00256218905472637 0.00256218905472637],[0.00395522388059701 0.00398009950248756 0.00398009950248756 0.00395522388059701],[0.8,0.7,0.4],'LineStyle','none')

fill([0.00256218905472637 0.00256218905472637 0.00258706467661692 0.00258706467661692],[0.00395522388059701 0.00398009950248756 0.00398009950248756 0.00395522388059701],[0.8,0.7,0.4],'LineStyle','none')

fill([0.00258706467661692 0.00258706467661692 0.00261194029850746 0.00261194029850746],[0.00395522388059701 0.00398009950248756 0.00398009950248756 0.00395522388059701],[0.8,0.7,0.4],'LineStyle','none')

fill([0.00261194029850746 0.00261194029850746 0.00263681592039801 0.00263681592039801],[0.00395522388059701 0.00398009950248756 0.00398009950248756 0.00395522388059701],[0.8,0.7,0.4],'LineStyle','none')

fill([0.00263681592039801 0.00263681592039801 0.00266169154228856 0.00266169154228856],[0.00395522388059701 0.00398009950248756 0.00398009950248756 0.00395522388059701],[0.8,0.7,0.4],'LineStyle','none')

fill([0.00121890547263682 0.00121890547263682 0.00124378109452736 0.00124378109452736],[0.00398009950248756 0.00400497512437811 0.00400497512437811 0.00398009950248756],[0.8,0.7,0.4],'LineStyle','none')

fill([0.00124378109452736 0.00124378109452736 0.00126865671641791 0.00126865671641791],[0.00398009950248756 0.00400497512437811 0.00400497512437811 0.00398009950248756],[0.8,0.7,0.4],'LineStyle','none')

fill([0.00126865671641791 0.00126865671641791 0.00129353233830846 0.00129353233830846],[0.00398009950248756 0.00400497512437811 0.00400497512437811 0.00398009950248756],[0.8,0.7,0.4],'LineStyle','none')

fill([0.00216417910447761 0.00216417910447761 0.00218905472636816 0.00218905472636816],[0.00398009950248756 0.00400497512437811 0.00400497512437811 0.00398009950248756],[0.8,0.7,0.4],'LineStyle','none')

fill([0.00218905472636816 0.00218905472636816 0.00221393034825871 0.00221393034825871],[0.00398009950248756 0.00400497512437811 0.00400497512437811 0.00398009950248756],[0.8,0.7,0.4],'LineStyle','none')

fill([0.00221393034825871 0.00221393034825871 0.00223880597014925 0.00223880597014925],[0.00398009950248756 0.00400497512437811 0.00400497512437811 0.00398009950248756],[0.8,0.7,0.4],'LineStyle','none')

fill([0.00223880597014925 0.00223880597014925 0.0022636815920398 0.0022636815920398],[0.00398009950248756 0.00400497512437811 0.00400497512437811 0.00398009950248756],[0.8,0.7,0.4],'LineStyle','none')

fill([0.0022636815920398 0.0022636815920398 0.00228855721393035 0.00228855721393035],[0.00398009950248756 0.00400497512437811 0.00400497512437811 0.00398009950248756],[0.8,0.7,0.4],'LineStyle','none')

fill([0.00228855721393035 0.00228855721393035 0.0023134328358209 0.0023134328358209],[0.00398009950248756 0.00400497512437811 0.00400497512437811 0.00398009950248756],[0.8,0.7,0.4],'LineStyle','none')

fill([0.0023134328358209 0.0023134328358209 0.00233830845771144 0.00233830845771144],[0.00398009950248756 0.00400497512437811 0.00400497512437811 0.00398009950248756],[0.8,0.7,0.4],'LineStyle','none')

fill([0.00233830845771144 0.00233830845771144 0.00236318407960199 0.00236318407960199],[0.00398009950248756 0.00400497512437811 0.00400497512437811 0.00398009950248756],[0.8,0.7,0.4],'LineStyle','none')

fill([0.00236318407960199 0.00236318407960199 0.00238805970149254 0.00238805970149254],[0.00398009950248756 0.00400497512437811 0.00400497512437811 0.00398009950248756],[0.8,0.7,0.4],'LineStyle','none')

fill([0.00129353233830846 0.00129353233830846 0.001318407960199 0.001318407960199],[0.00400497512437811 0.00402985074626866 0.00402985074626866 0.00400497512437811],[0.8,0.7,0.4],'LineStyle','none')

fill([0.001318407960199 0.001318407960199 0.00134328358208955 0.00134328358208955],[0.00400497512437811 0.00402985074626866 0.00402985074626866 0.00400497512437811],[0.8,0.7,0.4],'LineStyle','none')

fill([0.00199004975124378 0.00199004975124378 0.00201492537313433 0.00201492537313433],[0.00400497512437811 0.00402985074626866 0.00402985074626866 0.00400497512437811],[0.8,0.7,0.4],'LineStyle','none')

fill([0.00201492537313433 0.00201492537313433 0.00203980099502488 0.00203980099502488],[0.00400497512437811 0.00402985074626866 0.00402985074626866 0.00400497512437811],[0.8,0.7,0.4],'LineStyle','none')

fill([0.00203980099502488 0.00203980099502488 0.00206467661691542 0.00206467661691542],[0.00400497512437811 0.00402985074626866 0.00402985074626866 0.00400497512437811],[0.8,0.7,0.4],'LineStyle','none')

fill([0.00206467661691542 0.00206467661691542 0.00208955223880597 0.00208955223880597],[0.00400497512437811 0.00402985074626866 0.00402985074626866 0.00400497512437811],[0.8,0.7,0.4],'LineStyle','none')

fill([0.00208955223880597 0.00208955223880597 0.00211442786069652 0.00211442786069652],[0.00400497512437811 0.00402985074626866 0.00402985074626866 0.00400497512437811],[0.8,0.7,0.4],'LineStyle','none')

fill([0.00211442786069652 0.00211442786069652 0.00213930348258706 0.00213930348258706],[0.00400497512437811 0.00402985074626866 0.00402985074626866 0.00400497512437811],[0.8,0.7,0.4],'LineStyle','none')

fill([0.00213930348258706 0.00213930348258706 0.00216417910447761 0.00216417910447761],[0.00400497512437811 0.00402985074626866 0.00402985074626866 0.00400497512437811],[0.8,0.7,0.4],'LineStyle','none')

fill([0.00134328358208955 0.00134328358208955 0.0013681592039801 0.0013681592039801],[0.00402985074626866 0.0040547263681592 0.0040547263681592 0.00402985074626866],[0.8,0.7,0.4],'LineStyle','none')

fill([0.0013681592039801 0.0013681592039801 0.00139303482587065 0.00139303482587065],[0.00402985074626866 0.0040547263681592 0.0040547263681592 0.00402985074626866],[0.8,0.7,0.4],'LineStyle','none')

fill([0.00139303482587065 0.00139303482587065 0.00141791044776119 0.00141791044776119],[0.00402985074626866 0.0040547263681592 0.0040547263681592 0.00402985074626866],[0.8,0.7,0.4],'LineStyle','none')

fill([0.00186567164179104 0.00186567164179104 0.00189054726368159 0.00189054726368159],[0.00402985074626866 0.0040547263681592 0.0040547263681592 0.00402985074626866],[0.8,0.7,0.4],'LineStyle','none')

fill([0.00189054726368159 0.00189054726368159 0.00191542288557214 0.00191542288557214],[0.00402985074626866 0.0040547263681592 0.0040547263681592 0.00402985074626866],[0.8,0.7,0.4],'LineStyle','none')

fill([0.00191542288557214 0.00191542288557214 0.00194029850746269 0.00194029850746269],[0.00402985074626866 0.0040547263681592 0.0040547263681592 0.00402985074626866],[0.8,0.7,0.4],'LineStyle','none')

fill([0.00194029850746269 0.00194029850746269 0.00196517412935323 0.00196517412935323],[0.00402985074626866 0.0040547263681592 0.0040547263681592 0.00402985074626866],[0.8,0.7,0.4],'LineStyle','none')

fill([0.00196517412935323 0.00196517412935323 0.00199004975124378 0.00199004975124378],[0.00402985074626866 0.0040547263681592 0.0040547263681592 0.00402985074626866],[0.8,0.7,0.4],'LineStyle','none')

fill([0.00141791044776119 0.00141791044776119 0.00144278606965174 0.00144278606965174],[0.0040547263681592 0.00407960199004975 0.00407960199004975 0.0040547263681592],[0.8,0.7,0.4],'LineStyle','none')

fill([0.00144278606965174 0.00144278606965174 0.00146766169154229 0.00146766169154229],[0.0040547263681592 0.00407960199004975 0.00407960199004975 0.0040547263681592],[0.8,0.7,0.4],'LineStyle','none')

fill([0.00174129353233831 0.00174129353233831 0.00176616915422886 0.00176616915422886],[0.0040547263681592 0.00407960199004975 0.00407960199004975 0.0040547263681592],[0.8,0.7,0.4],'LineStyle','none')

fill([0.00176616915422886 0.00176616915422886 0.0017910447761194 0.0017910447761194],[0.0040547263681592 0.00407960199004975 0.00407960199004975 0.0040547263681592],[0.8,0.7,0.4],'LineStyle','none')

fill([0.0017910447761194 0.0017910447761194 0.00181592039800995 0.00181592039800995],[0.0040547263681592 0.00407960199004975 0.00407960199004975 0.0040547263681592],[0.8,0.7,0.4],'LineStyle','none')

fill([0.00181592039800995 0.00181592039800995 0.0018407960199005 0.0018407960199005],[0.0040547263681592 0.00407960199004975 0.00407960199004975 0.0040547263681592],[0.8,0.7,0.4],'LineStyle','none')

fill([0.0018407960199005 0.0018407960199005 0.00186567164179104 0.00186567164179104],[0.0040547263681592 0.00407960199004975 0.00407960199004975 0.0040547263681592],[0.8,0.7,0.4],'LineStyle','none')

fill([0.00146766169154229 0.00146766169154229 0.00149253731343284 0.00149253731343284],[0.00407960199004975 0.0041044776119403 0.0041044776119403 0.00407960199004975],[0.8,0.7,0.4],'LineStyle','none')

fill([0.00149253731343284 0.00149253731343284 0.00151741293532338 0.00151741293532338],[0.00407960199004975 0.0041044776119403 0.0041044776119403 0.00407960199004975],[0.8,0.7,0.4],'LineStyle','none')

fill([0.00151741293532338 0.00151741293532338 0.00154228855721393 0.00154228855721393],[0.00407960199004975 0.0041044776119403 0.0041044776119403 0.00407960199004975],[0.8,0.7,0.4],'LineStyle','none')

fill([0.00164179104477612 0.00164179104477612 0.00166666666666667 0.00166666666666667],[0.00407960199004975 0.0041044776119403 0.0041044776119403 0.00407960199004975],[0.8,0.7,0.4],'LineStyle','none')

fill([0.00166666666666667 0.00166666666666667 0.00169154228855721 0.00169154228855721],[0.00407960199004975 0.0041044776119403 0.0041044776119403 0.00407960199004975],[0.8,0.7,0.4],'LineStyle','none')

fill([0.00169154228855721 0.00169154228855721 0.00171641791044776 0.00171641791044776],[0.00407960199004975 0.0041044776119403 0.0041044776119403 0.00407960199004975],[0.8,0.7,0.4],'LineStyle','none')

fill([0.00171641791044776 0.00171641791044776 0.00174129353233831 0.00174129353233831],[0.00407960199004975 0.0041044776119403 0.0041044776119403 0.00407960199004975],[0.8,0.7,0.4],'LineStyle','none')

fill([0.00154228855721393 0.00154228855721393 0.00156716417910448 0.00156716417910448],[0.0041044776119403 0.00412935323383085 0.00412935323383085 0.0041044776119403],[0.8,0.7,0.4],'LineStyle','none')

fill([0.00156716417910448 0.00156716417910448 0.00159203980099502 0.00159203980099502],[0.0041044776119403 0.00412935323383085 0.00412935323383085 0.0041044776119403],[0.8,0.7,0.4],'LineStyle','none')

fill([0.00159203980099502 0.00159203980099502 0.00161691542288557 0.00161691542288557],[0.0041044776119403 0.00412935323383085 0.00412935323383085 0.0041044776119403],[0.8,0.7,0.4],'LineStyle','none')

fill([0.00161691542288557 0.00161691542288557 0.00164179104477612 0.00164179104477612],[0.0041044776119403 0.00412935323383085 0.00412935323383085 0.0041044776119403],[0.8,0.7,0.4],'LineStyle','none')
